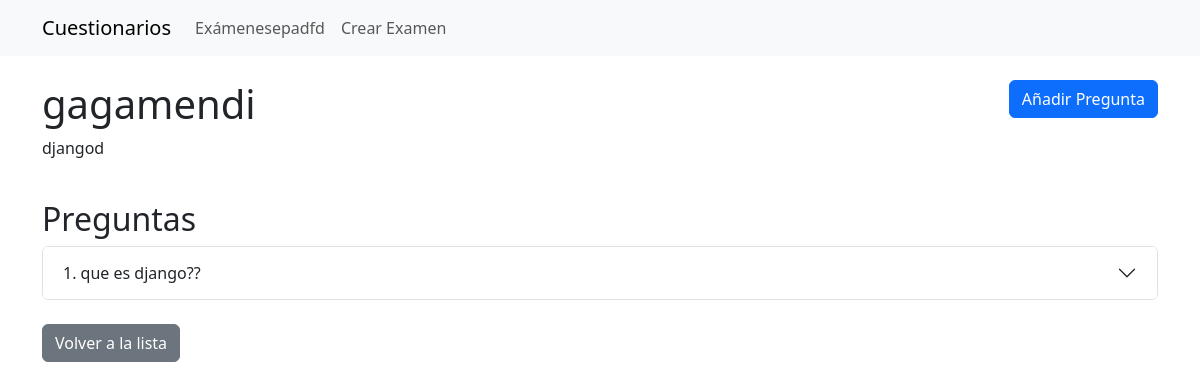
Before: /exam/1/ with the older database file.
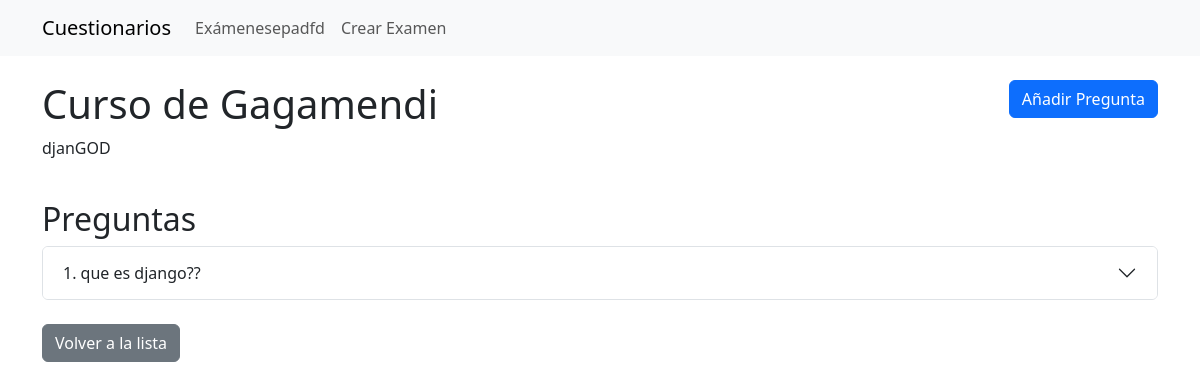
After: the same page with the newer database file.
### quiz/models.py (models this page shows, shortened)
class Exam(models.Model):
    title = models.CharField(max_length=200, verbose_name="Título")
    description = models.TextField(blank=True, verbose_name="Descripción")
    created_date = models.DateTimeField(auto_now_add=True)

### quiz/views.py (the view)
# urls.py: path('exam/<int:exam_id>/', views.exam_detail, name='exam_detail'),
def exam_detail(request, exam_id):
    exam = get_object_or_404(Exam, id=exam_id)
    questions = exam.questions.all().prefetch_related('choices')
    return render(request, 'quiz/exam_detail.html', {'exam': exam, 'questions': questions})

### quiz/templates/quiz/exam_detail.html (shortened to what this page needs)
{% extends "base.html" %}
{% block content %}
<div class="row mb-4">
    <div class="col-md-8">
        <h1>{{ exam.title }}</h1>
        <p>{{ exam.description }}</p>
    </div>
    <div class="col-md-4 text-end">
        <a href="{% url 'question_create' exam.id %}" class="btn btn-primary">Añadir Pregunta</a>
    </div>
</div>
<div class="mb-4">
    <h2>Preguntas</h2>
    {% if questions %}
        <div class="accordion" id="accordionQuestions">
            {% for question in questions %}
                <div class="accordion-item">
                    <h2 class="accordion-header">
                        <button class="accordion-button collapsed" type="button" data-bs-toggle="collapse" data-bs-target="#collapse{{ question.id }}">
                            {{ forloop.counter }}. {{ question.text }}
                        </button>
                    </h2>
                </div>
            {% endfor %}
        </div>
    {% else %}
        <div class="alert alert-info">
            Este examen no tiene preguntas todavía.
            <a href="{% url 'question_create' exam.id %}">Añade la primera pregunta</a>
        </div>
    {% endif %}
</div>
<div>
    <a href="{% url 'exam_list' %}" class="btn btn-secondary">Volver a la lista</a>
</div>
{% endblock %}

Changed rows visible on the page:
changed Exam: title "gagamendi" → "Curso de Gagamendi"; description "djangod" → "djanGOD"
